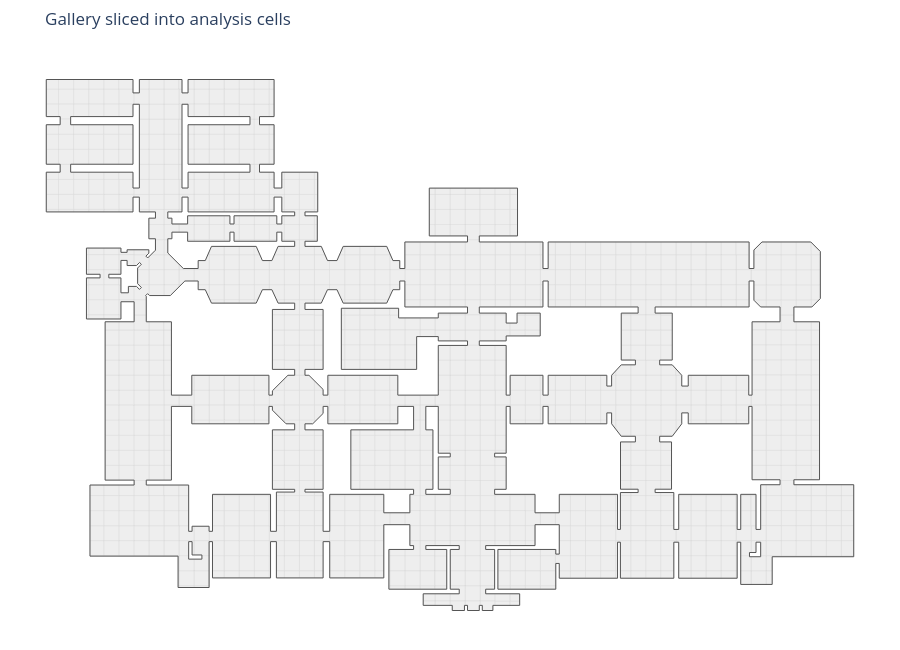

The notebook cell saved with this chart:
### Markdown cell above
## 3. Grid, floor cells and interior samples
`Grid.OnFace` creates the cutting lines. Slice the floor and give every cell a stable `cell_id`. Each sample lies inside its own cell; partial cells along walls are retained.

### Code cell
grid = Grid.OnFace(floor_plan, spacing=GRID_SPACING)
assert grid is not None
sliced_floor = Topology.Slice(floor_plan, grid)
floor_cells = Topology.Faces(sliced_floor)
assert floor_cells

samples = []
samples_by_id = {}
for i, face in enumerate(floor_cells):
    cell_id = f"cell_{i:04d}"
    face = Topology.SetDictionary(face, Dictionary.ByKeyValue("cell_id", cell_id))
    floor_cells[i] = face
    sample = Face.InternalVertex(face)
    assert sample is not None
    sample = Topology.SetDictionary(sample, Dictionary.ByKeyValue("cell_id", cell_id))
    samples.append(sample)
    samples_by_id[cell_id] = sample

print("Floor cells / sample points:", len(floor_cells))
_ = show_plan(floor_cells, "Gallery sliced into analysis cells")
